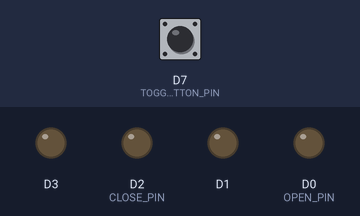
Bench run of a sketch on a simulated ESP8266 (NodeMCU). Shown: output pins drawn as LEDs (lit = HIGH). Inputs (shaded band) come from the test bench; at power-on: D7 (TOGGLE_BUTTON_PIN) HIGH. What the sketch prints to the serial monitor is not drawn.

Above: at 2.8 s.
2.9 s: D7 (TOGGLE_BUTTON_PIN) pulled LOW for 3.2 s
At 3.05 s:
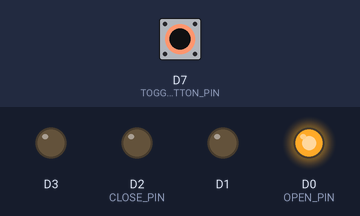
At 5.35 s:
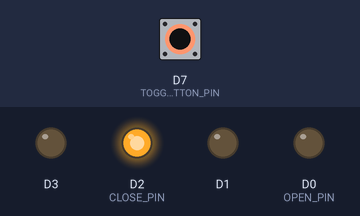
Timing chart, 0 to 7.0 s (numbered marks = the images above; inputs shaded):
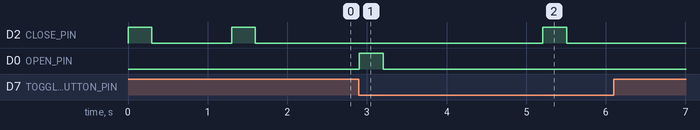

Measured:
- after the input at 2.9 s, D2 (CLOSE_PIN): LOW → HIGH after 2.3 s, → LOW 0.30 s later; D0 (OPEN_PIN): LOW → HIGH at once, → LOW 0.30 s later

The sketch:

arduino-lock.ino
```cpp
#define OPEN_PIN D0
#define CLOSE_PIN D2
#define TOGGLE_BUTTON_PIN D7

#define OPEN_CODE 1
#define CLOSED_CODE 0

#define BAUD_RATE 115200

bool state = false;

void setup() {
  Serial.begin(BAUD_RATE);

  //Button emulation
  initPin(OPEN_PIN);
  groundPin(D1);
  initPin(CLOSE_PIN);
  groundPin(D3);

  //Toggle Button
  pinMode(TOGGLE_BUTTON_PIN, INPUT_PULLUP);

  close();
  delay(1000);
  close();
}

void loop() {

  //Serial Communication
  if (Serial.available()) {
    String input = Serial.readString();
    if(input.indexOf("open") >= 0){
       open();
    }else if(input.indexOf("close") >= 0){
        close();
    }else if(input.indexOf("toggle") >= 0){
        toggle();
    }else if(input == "status"){
      if(state)
        Serial.print(OPEN_CODE);
      else
        Serial.print(CLOSED_CODE);
    }
  }

  //Toggle Button
  if(digitalRead(TOGGLE_BUTTON_PIN) == LOW){
    delay(3);
    if( !(digitalRead(TOGGLE_BUTTON_PIN) == LOW) )
      return;

    toggle();
    delay(2000);
  }
}

void toggle(){
  if(state)
    close();
  else
    open();
}

void open(){
    simulatePress(OPEN_PIN);
    state = true;
    Serial.print(OPEN_CODE);
}

void close(){
  simulatePress(CLOSE_PIN);
  state = false;
  Serial.print(CLOSED_CODE);
}

void simulatePress(int pin){
  digitalWrite(pin, HIGH);
  delay(300);
  digitalWrite(pin, LOW);
}

void initPin(int pin){
  pinMode(pin, OUTPUT);
  digitalWrite(pin, LOW);
}

void groundPin(int pin){
  pinMode(pin, OUTPUT);
  digitalWrite(pin, LOW);
}
```
